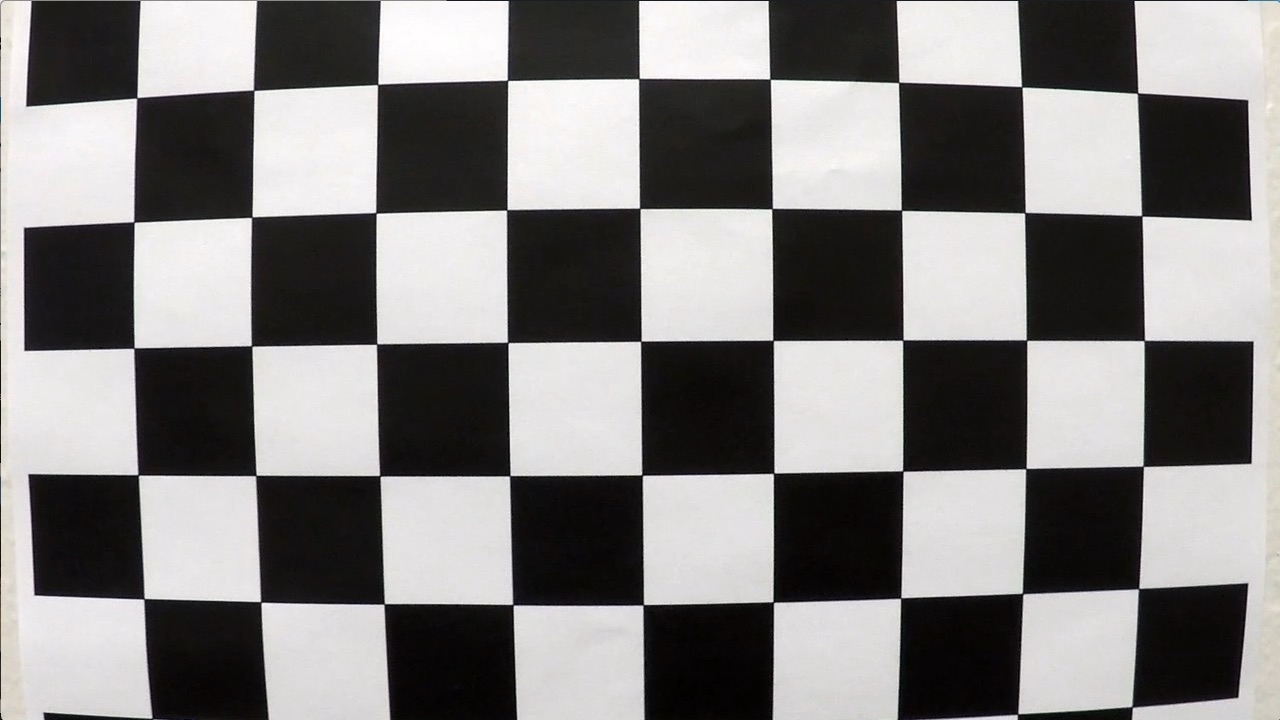
#> input picture camera_cal/calibration1.jpg, 1280 x 720 px; its folder holds 5 pictures in this run
$ python Lane_process.py   (older library calls are emulated)
#> lines starting #> are read from the running program, lines starting #| are printed output that depends on the picture; after the words box and inside, x2 and y2 are one past the last pixel; in counts of white or black regions, pixels touching at a corner belong together
import os
import numpy as np
import cv2
import pickle
import glob
from moviepy.editor import VideoFileClip
import matplotlib
matplotlib.use('Agg')
import matplotlib.pyplot as plt
from moviepy.editor import VideoFileClip

CAMERA_PARAMETERS_FILE = "parameter_camera.pkl"
WARP_PARAMETERS_FILE = "parameter_warp.pkl"
ret, mtx, dist, rvecs, tvecs = (None, None, None, None, None)

# undistort image
def undistort_image(img):
    global ret, mtx, dist, rvecs, tvecs
    if mtx is None or dist is None:
        # try to load from file
        try:
            camera_pickle = pickle.load(open(CAMERA_PARAMETERS_FILE, "rb"))
            (ret, mtx, dist, rvecs, tvecs) = camera_pickle
        except:
            calibrate_camera('camera_cal')
    return cv2.undistort(img, mtx, dist, None, mtx)

# Calibrate camera using the OpenCv chessboad method
# [30 lines left out: function calibrate_camera, not called in this run]


# Read Warp  parameter based on src_points and dst_points
def warpImageParameters(src_points, dst_points):
    Mw = cv2.getPerspectiveTransform(src_points, dst_points)
    Minv = cv2.getPerspectiveTransform(dst_points, src_points)
    return Mw, Minv


# Convert to HLS color space
def hls_color_thresh(img, threshLow, threshHigh):
    imgHLS = cv2.cvtColor(img, cv2.COLOR_RGB2HSV)
    # Return a binary image of threshold
    binary_output = np.zeros((img.shape[0], img.shape[1]))
    binary_output[
        (imgHLS[:, :, 0] >= threshLow[0]) & (imgHLS[:, :, 0] <= threshHigh[0]) & (imgHLS[:, :, 1] >= threshLow[1]) & (
                    imgHLS[:, :, 1] <= threshHigh[1]) & (imgHLS[:, :, 2] >= threshLow[2]) & (
                    imgHLS[:, :, 2] <= threshHigh[2])] = 1

    return binary_output


def sobel_x(img, sobel_kernel=3, min_thres=20, max_thres=100):
    # Apply the following steps to img
    # Convert to grayscale
    imghsl = cv2.cvtColor(img, cv2.COLOR_RGB2HLS)

    # Channels L and S from HLS
    sobelx1 = cv2.Sobel(imghsl[:, :, 1], cv2.CV_64F, 1, 0, ksize=sobel_kernel)
    sobelx2 = cv2.Sobel(imghsl[:, :, 2], cv2.CV_64F, 1, 0, ksize=sobel_kernel)

    # Scale to 8-bit (0 - 255) and convert to type = np.uint8
    scaled_sobelx1 = np.uint8(255 * sobelx1 / np.max(sobelx1))
    scaled_sobelx2 = np.uint8(255 * sobelx2 / np.max(sobelx2))

    # Create a binary mask where mag thresholds are met
    binary_outputx1 = np.zeros_like(scaled_sobelx1)
    binary_outputx1[(scaled_sobelx1 >= min_thres) & (scaled_sobelx1 <= max_thres)] = 1

    binary_outputx2 = np.zeros_like(scaled_sobelx2)
    binary_outputx2[(scaled_sobelx2 >= min_thres) & (scaled_sobelx2 <= max_thres)] = 1

    binary_output = np.zeros_like(scaled_sobelx1)
    binary_output[(binary_outputx1 == 1) | (binary_outputx2 == 1)] = 1
    # Return this mask as your binary_output image
    return binary_output


# [69 lines left out: functions mag_thresh, dir_threshold, mag_dir_thresh, not called in this run]


def fitlines(binary_warped):
    # histogram of the bottom half of the image
    histogram = np.sum(binary_warped[binary_warped.shape[0] // 2:, :], axis=0)
    out_img = np.dstack((binary_warped, binary_warped, binary_warped)) * 255

    #  Peak of the left and right histogram
    midpoint = np.int(histogram.shape[0] / 2)
    leftx_base = np.argmax(histogram[:midpoint])
    rightx_base = np.argmax(histogram[midpoint:]) + midpoint

    nwindows = 9
    window_height = np.int(binary_warped.shape[0] / nwindows)
    # nonzero pixels in the image
    nonzero = binary_warped.nonzero()
    nonzeroy = np.array(nonzero[0])
    nonzerox = np.array(nonzero[1])
    leftx_current = leftx_base
    rightx_current = rightx_base
    margin = 100
    minpix = 50
    left_lane_inds = []
    right_lane_inds = []

    for window in range(nwindows):
        win_y_low = binary_warped.shape[0] - (window + 1) * window_height
        win_y_high = binary_warped.shape[0] - window * window_height
        win_xleft_low = leftx_current - margin
        win_xleft_high = leftx_current + margin
        win_xright_low = rightx_current - margin
        win_xright_high = rightx_current + margin

        cv2.rectangle(out_img, (win_xleft_low, win_y_low), (win_xleft_high, win_y_high), (0, 255, 0), 2)
        cv2.rectangle(out_img, (win_xright_low, win_y_low), (win_xright_high, win_y_high), (0, 255, 0), 2)
        # Identify the nonzero pixels
        good_left_inds = ((nonzeroy >= win_y_low) & (nonzeroy < win_y_high) & (nonzerox >= win_xleft_low) & (
                    nonzerox < win_xleft_high)).nonzero()[0]
        good_right_inds = ((nonzeroy >= win_y_low) & (nonzeroy < win_y_high) & (nonzerox >= win_xright_low) & (
                    nonzerox < win_xright_high)).nonzero()[0]
        left_lane_inds.append(good_left_inds)
        right_lane_inds.append(good_right_inds)

        if len(good_left_inds) > minpix:
            leftx_current = np.int(np.mean(nonzerox[good_left_inds]))
        if len(good_right_inds) > minpix:
            rightx_current = np.int(np.mean(nonzerox[good_right_inds]))

    left_lane_inds = np.concatenate(left_lane_inds)
    right_lane_inds = np.concatenate(right_lane_inds)

    # Extract left and right line pixel positions
    leftx = nonzerox[left_lane_inds]
    lefty = nonzeroy[left_lane_inds]
    rightx = nonzerox[right_lane_inds]
    righty = nonzeroy[right_lane_inds]

    # Fit a second order polynomial to each
    if len(leftx) == 0:
        left_fit = []
    else:
        left_fit = np.polyfit(lefty, leftx, 2)

    if len(rightx) == 0:
        right_fit = []
    else:
        right_fit = np.polyfit(righty, rightx, 2)

    out_img[nonzeroy[left_lane_inds], nonzerox[left_lane_inds]] = [255, 0, 0]
    out_img[nonzeroy[right_lane_inds], nonzerox[right_lane_inds]] = [0, 0, 255]
    if SHOW_IMAGE:
        show_image("Sliding window", out_img)
    return left_fit, right_fit, out_img


# [29 lines left out: function fit_continuous, not called in this run]


# find Curvature
def curvature(left_fit, right_fit, binary_warped):
    ploty = np.linspace(0, binary_warped.shape[0] - 1, binary_warped.shape[0])
    y_eval = np.max(ploty)

    ym_per_pix = 25 / 720  # meters per pixel
    xm_per_pix = 3.7 / 700  # meters per pixel

    # Calculate the new radii of curvature
    left_curverad = ((1 + (2 * left_fit[0] * y_eval * ym_per_pix + left_fit[1]) ** 2) ** 1.5) / np.absolute(
        2 * left_fit[0])
    right_curverad = ((1 + (2 * right_fit[0] * y_eval * ym_per_pix + right_fit[1]) ** 2) ** 1.5) / np.absolute(
        2 * right_fit[0])
    center = (((left_fit[0] * 720 ** 2 + left_fit[1] * 720 + left_fit[2]) + (
                right_fit[0] * 720 ** 2 + right_fit[1] * 720 + right_fit[2])) / 2 - 640) * xm_per_pix

    return left_curverad, right_curverad, center


# Draw line and return image
def drawLine(undist, warped, left_fit, right_fit):
    # Create an image to draw the lines on
    warp_zero = np.zeros_like(warped).astype(np.uint8)
    color_warp = np.dstack((warp_zero, warp_zero, warp_zero))

    ploty = np.linspace(0, warped.shape[0] - 1, warped.shape[0])
    # Fit new polynomials
    left_fitx = left_fit[0] * ploty ** 2 + left_fit[1] * ploty + left_fit[2]
    right_fitx = right_fit[0] * ploty ** 2 + right_fit[1] * ploty + right_fit[2]

    # Recast the x and y points
    pts_left = np.array([np.transpose(np.vstack([left_fitx, ploty]))])
    pts_right = np.array([np.flipud(np.transpose(np.vstack([right_fitx, ploty])))])
    pts = np.hstack((pts_left, pts_right))

    # Draw the lane onto the warped blank image
    cv2.fillPoly(color_warp, np.int_([pts]), (0, 255, 0))
    cv2.polylines(color_warp, np.int32([pts_left]), color=(255, 0, 0), thickness=50, isClosed=False)
    cv2.polylines(color_warp, np.int32([pts_right]), color=(0, 0, 255), thickness=50, isClosed=False)

    # Warp the blank back to original image
    newwarp = cv2.warpPerspective(color_warp, Minv_persp, (color_warp.shape[1], color_warp.shape[0]))
    # Combine the result
    result = cv2.addWeighted(undist, 1, newwarp, 0.3, 0)

    return (result, color_warp)


def sanity_check(left_fit, right_fit, minSlope, maxSlope):
    # check if left and right fits exists
    # Calculates the tangent between left and right in two points, and check if it is in a reasonable threshold
    xm_per_pix = 3.7 / 700  # meters per pixel in x dimension
    if len(left_fit) == 0 or len(right_fit) == 0:
        status = False
        d0 = 0
        d1 = 0
    else:
        # Difference of slope
        L_0 = 2 * left_fit[0] * 460 + left_fit[1]
        R_0 = 2 * right_fit[0] * 460 + right_fit[1]
        d0 = np.abs(L_0 - R_0)

        L_1 = 2 * left_fit[0] * 720 + left_fit[1]
        R_1 = 2 * right_fit[0] * 720 + right_fit[1]
        d1 = np.abs(L_1 - R_1)

        if d0 >= minSlope and d0 <= maxSlope and d1 >= minSlope and d1 <= maxSlope:
            status = True
        else:
            status = False

    return (status, d0, d1)


def process_image(image):
    # Calibration arrays pre-calculated
    img_undist = undistort_image(image)
    if SHOW_IMAGE:
        show_image("Undistort Image", img_undist)

    global counter
    global ref_left
    global ref_right
    global left_fit
    global right_fit
    global M_persp
    global Minv_persp
    #test sample src and dst for transformation
    src = np.float32([[585, 450], [203, 720], [1127, 720], [695, 450]])
    dst = np.float32([[320, 0], [320, 720], [960, 720], [960, 0]])
    M_persp, Minv_persp = warpImageParameters(src, dst)

    # 2.Magnitude Threshold
    # Threshold color
    yellow_low = np.array([0, 100, 100])
    yellow_high = np.array([50, 255, 255])
    white_low = np.array([18, 0, 180])
    white_high = np.array([255, 80, 255])


    imgThres_yellow = hls_color_thresh(img_undist, yellow_low, yellow_high)
    imgThres_white = hls_color_thresh(img_undist, white_low, white_high)
    imgThr_sobelx = sobel_x(img_undist, 9, 80, 220)  # Sobel x

    img_mag_thr = np.zeros_like(imgThres_yellow)
    # imgThresColor[(imgThres_yellow==1) | (imgThres_white==1)] =1
    img_mag_thr[(imgThres_yellow == 1) | (imgThres_white == 1) | (imgThr_sobelx == 1)] = 1

    if SHOW_IMAGE:
        show_image("Combine Color and sobel Image",img_mag_thr)

    # 3. Birds-eye
    # Perspective array pre-calculated
    img_size = (img_mag_thr.shape[1], img_mag_thr.shape[0])
    binary_warped = cv2.warpPerspective(img_mag_thr, M_persp, img_size, flags=cv2.INTER_LINEAR)

    # 4. Detect lanes and return fit curves

    if counter == 0:
        left_fit, right_fit, out_imgfit = fitlines(binary_warped)
    else:
        left_fit, right_fit = fit_continuous(left_fit, right_fit, binary_warped)


    if SHOW_IMAGE:
        ploty = np.linspace(0, binary_warped.shape[0] - 1, binary_warped.shape[0])
        left_fitx = left_fit[0] * ploty ** 2 + left_fit[1] * ploty + left_fit[2]
        right_fitx = right_fit[0] * ploty ** 2 + right_fit[1] * ploty + right_fit[2]
        plt.plot(left_fitx, ploty, color='yellow')
        plt.plot(right_fitx, ploty, color='yellow')
        plt.imshow(binary_warped)
        plt.show()


    status_sanity, d0, d1 = sanity_check(left_fit, right_fit, 0, .55)

    # Calc curvature and center
    if status_sanity is True:
        # Save as last reliable fit
        ref_left, ref_right = left_fit, right_fit
        counter += 1
    else:  # Use the last realible fit
        left_fit, right_fit = ref_left, ref_right

    left_curv, right_curv, center_off = curvature(left_fit, right_fit, binary_warped)

    if SHOW_IMAGE:
        show_image("Warped Image", binary_warped)

    # Warp back to original and merge with image
    img_merge, img_birds = drawLine(img_undist, binary_warped, left_fit, right_fit)

    # Composition of images to final display
    img_out = np.zeros((576, 1280, 3), dtype=np.uint8)

    img_out[0:576, 0:1024, :] = cv2.resize(img_merge, (1024, 576))
    # b) Threshold
    img_out[0:288, 1024:1280, 0] = cv2.resize(img_mag_thr * 255, (256, 288))
    img_out[0:288, 1024:1280, 1] = cv2.resize(img_mag_thr * 255, (256, 288))
    img_out[0:288, 1024:1280, 2] = cv2.resize(img_mag_thr * 255, (256, 288))
    # c)Birds eye view
    img_out[310:576, 1024:1280, :] = cv2.resize(img_birds, (256, 266))

    # Write curvature and center in image
    TextL = "Left r: " + str(int(left_curv)) + " m"
    TextR = "Right r: " + str(int(right_curv)) + " m"
    TextC = "Center offset: " + str(round(center_off, 2)) + "m"
    fontScale = 1
    thickness = 2
    fontFace = cv2.FONT_HERSHEY_SIMPLEX
    cv2.putText(img_out, TextL, (30, 40), fontFace, fontScale, (255, 255, 255), thickness, lineType=cv2.LINE_AA)
    cv2.putText(img_out, TextR, (30, 70), fontFace, fontScale, (255, 255, 255), thickness, lineType=cv2.LINE_AA)
    cv2.putText(img_out, TextC, (30, 100), fontFace, fontScale, (255, 255, 255), thickness, lineType=cv2.LINE_AA)
    cv2.putText(img_out, "Threshold view", (1070, 30), fontFace, .8, (200, 200, 0), thickness, lineType=cv2.LINE_AA)
    cv2.putText(img_out, "Birds view", (1080, 305), fontFace, .8, (200, 200, 0), thickness, lineType=cv2.LINE_AA)
    if SHOW_IMAGE:
        show_image("final Image", img_out)
    return img_out


# [9 lines left out: function show_image, not called in this run]


if __name__ == "__main__":
    # init flags
    global counter, SHOW_IMAGE
    counter = 0
    SHOW_IMAGE = False

    #test calibration
    img = cv2.imread("camera_cal/calibration1.jpg")
#> img is the input picture: shape (720, 1280, 3); mean B, G, R 127.8, 128.4, 130.1
    img_undist = undistort_image(img)
#> (reads parameter_camera.pkl from the repository)
    if SHOW_IMAGE:
        show_image("Undistort image example", img_undist)

    # test image file
    img = cv2.imread("test_images/test6.jpg")
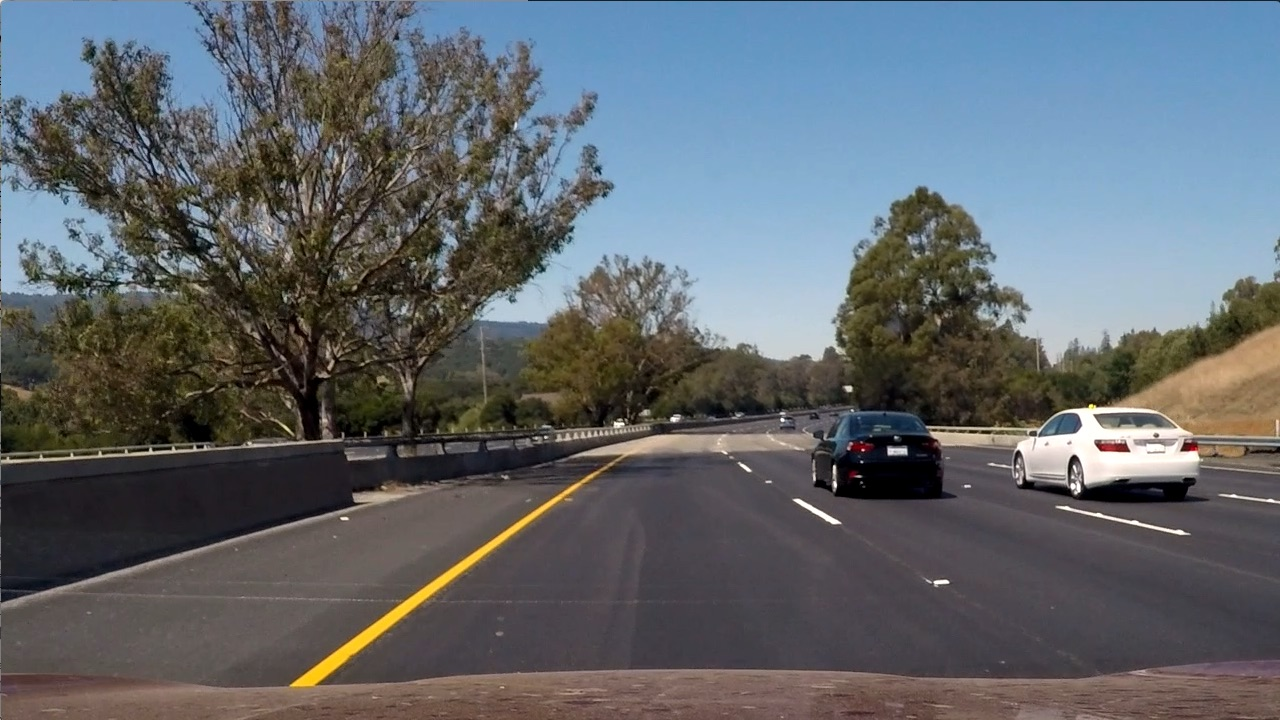
#> input picture test_images/test6.jpg, 1280 x 720 px
#> img is the input picture: shape (720, 1280, 3); mean B, G, R 107.9, 102.6, 97
    imgRGB = cv2.cvtColor(img, cv2.COLOR_BGR2RGB)
    img2 = process_image(imgRGB)
#> in process_image, `imgThres_yellow = hls_color_thresh(img_undist, yellow_low, yellow_high)`:
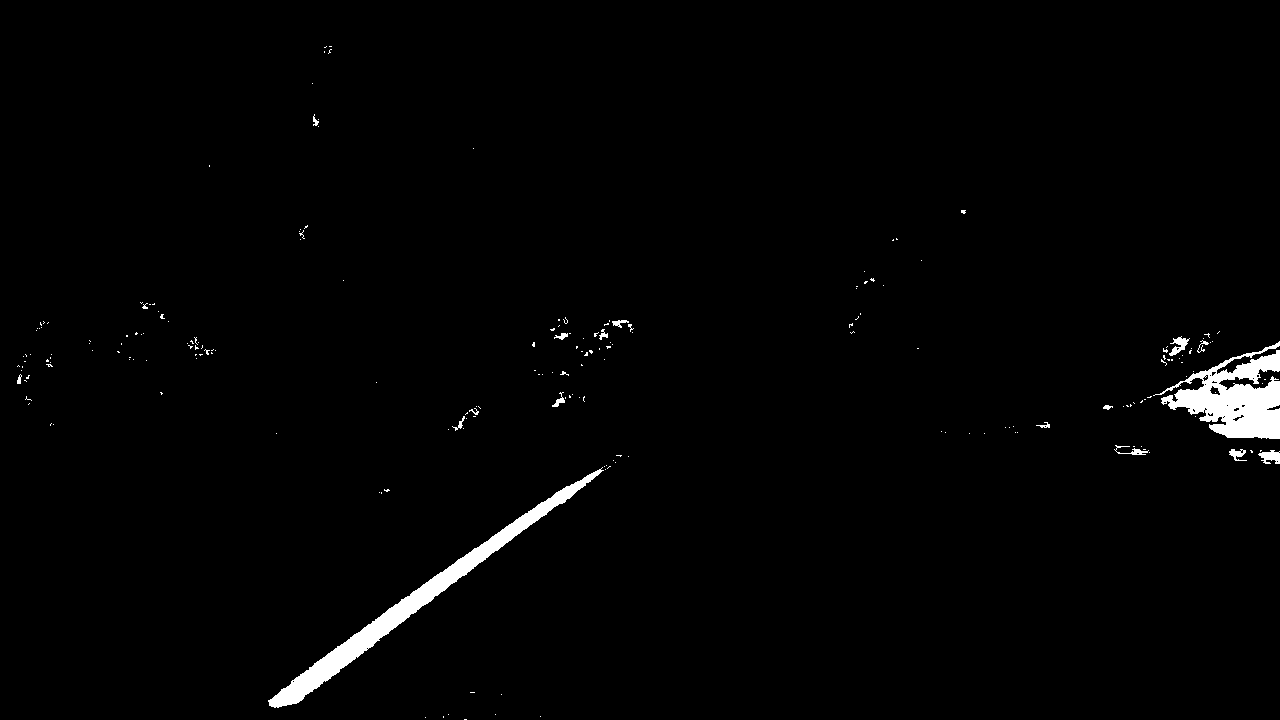
#> imgThres_yellow: shape (720, 1280) float64; values 0 (black) and 1 (white), 1.5% white; 211 white regions (194 under 20 px), largest, box (x1, y1, x2, y2) and area: (268, 467, 604, 708) 6363, (1153, 341, 1280, 439) 5906, (1258, 450, 1280, 464) 199
#> in fitlines, `out_img[nonzeroy[left_lane_inds], nonzerox[left_lane_inds]] = [255, 0,..`:
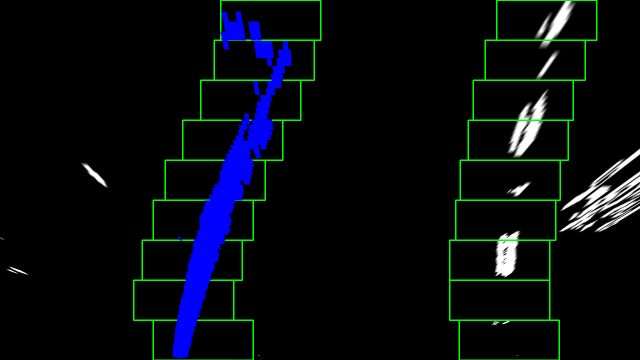
#> out_img: shape (720, 1280, 3) float64 (shown at 1/2 size); mean of channels 0, 1, 2 14.1, 10.1, 4.8; drawn as B, G, R
#> in process_image, `left_fit, right_fit, out_imgfit = fitlines(binary_warped)`: left_fit = [-0.000347, -0.0195, 521.2]; right_fit = [0.00024, -0.351, 1128.6]
#> in sanity_check, `L_0 = 2 * left_fit[0] * 460 + left_fit[1]`: L_0 = -0.339
#> in sanity_check, `R_0 = 2 * right_fit[0] * 460 + right_fit[1]`: R_0 = -0.13
#> in sanity_check, `d0 = np.abs(L_0 - R_0)`: d0 = 0.209
#> in sanity_check, `L_1 = 2 * left_fit[0] * 720 + left_fit[1]`: L_1 = -0.519
#> in sanity_check, `R_1 = 2 * right_fit[0] * 720 + right_fit[1]`: R_1 = -0.00512
#> in sanity_check, `d1 = np.abs(L_1 - R_1)`: d1 = 0.514
#> in process_image, `status_sanity, d0, d1 = sanity_check(left_fit, right_fit, 0, .55)`: status_sanity = True; d0 = 0.209; d1 = 0.514
#> in process_image, `ref_left, ref_right = left_fit, right_fit`: ref_left = [-0.000347, -0.0195, 521.2]; ref_right = [0.00024, -0.351, 1128.6]
#> in curvature, `left_curverad = ((1 + (2 * left_fit[0] * y_eval * ym_per_pix + left_fi..`: left_curverad = 1444.1
#> in curvature, `right_curverad = ((1 + (2 * right_fit[0] * y_eval * ym_per_pix + right..`: right_curverad = 2452.3
#> in curvature, `center = (((left_fit[0] * 720 ** 2 + left_fit[1] * 720 + left_fit[2]) ..`: center = 0.126
#> in process_image, `left_curv, right_curv, center_off = curvature(left_fit, right_fit, bin..`: left_curv = 1444.1; right_curv = 2452.3; center_off = 0.126
#> in drawLine, `left_fitx = left_fit[0] * ploty ** 2 + left_fit[1] * ploty + left_fit[2]`: left_fitx = 720 values, max 521.2 at index 0, min 327.8 at index 719, mean 454.4
#> in drawLine, `right_fitx = right_fit[0] * ploty ** 2 + right_fit[1] * ploty + right_..`: right_fitx = 720 values, max 1128.6 at index 0, min 1000.5 at index 719, mean 1043.9
#> in drawLine, `pts_left = np.array([np.transpose(np.vstack([left_fitx, ploty]))])`: pts_left = 720 pairs, first value 327.8 to 521.2, second value 0 to 719
#> in drawLine, `pts_right = np.array([np.flipud(np.transpose(np.vstack([right_fitx, pl..`: pts_right = 720 pairs, first value 1000.5 to 1128.6, second value 0 to 719
#> in drawLine, `pts = np.hstack((pts_left, pts_right))`: pts = 1440 pairs, first value 327.8 to 1128.6, second value 0 to 719
#> in drawLine, `cv2.polylines(color_warp, np.int32([pts_right]), color=(0, 0, 255), th..`:
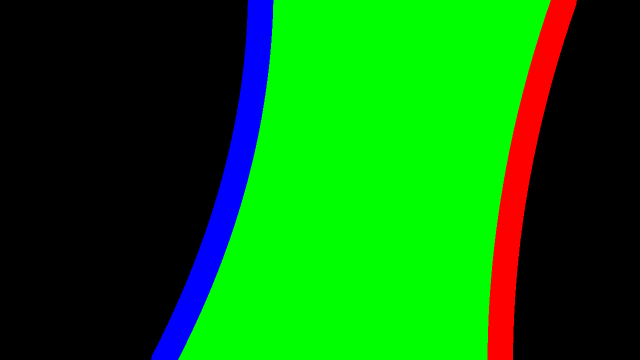
#> color_warp: shape (720, 1280, 3) (shown at 1/2 size); mean of channels 0, 1, 2 10.6, 107, 10.3; drawn as B, G, R
#> in process_image, `TextL = "Left r: " + str(int(left_curv)) + " m"`: TextL = 'Left r: 1444 m'
#> in process_image, `TextR = "Right r: " + str(int(right_curv)) + " m"`: TextR = 'Right r: 2452 m'
#> in process_image, `TextC = "Center offset: " + str(round(center_off, 2)) + "m"`: TextC = 'Center offset: 0.13m'
#> in process_image, `cv2.putText(img_out, "Birds view", (1080, 305), fontFace, .8, (200, 20..`:
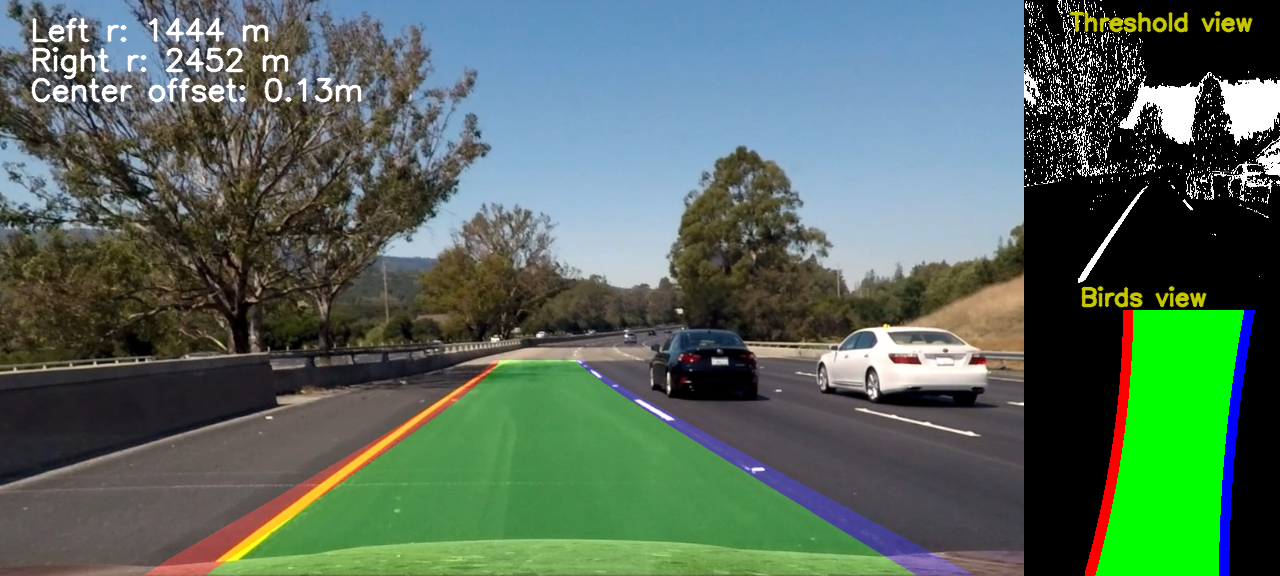
#> img_out: shape (576, 1280, 3); mean R, G, B 84.7, 105.6, 91.8

    #test video file
    if SHOW_IMAGE is False:
        counter=0
        output = 'project_video_output.mp4'
        #verified ok for previous off track part
        #clip1 = VideoFileClip("project_video.mp4").subclip(34, 43)
        # complete test
#> (the run stopped early here; a loop or call above may not have finished)
